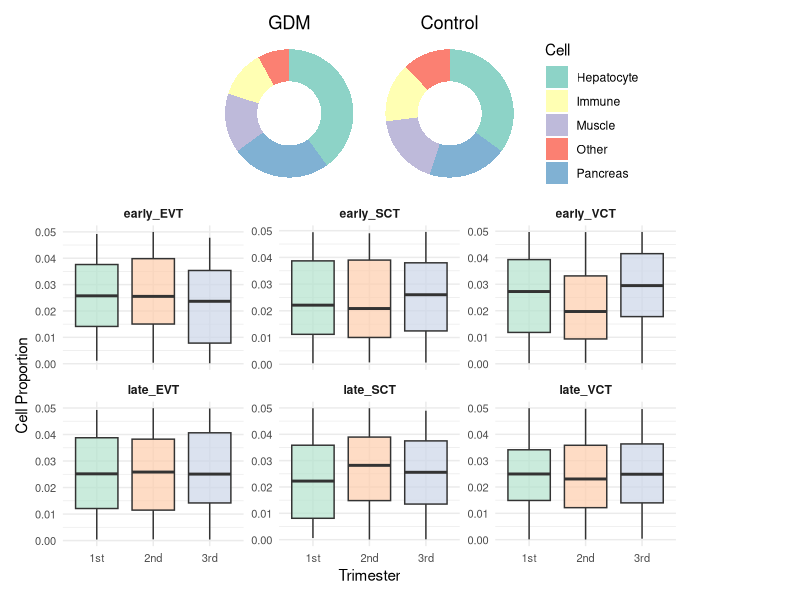
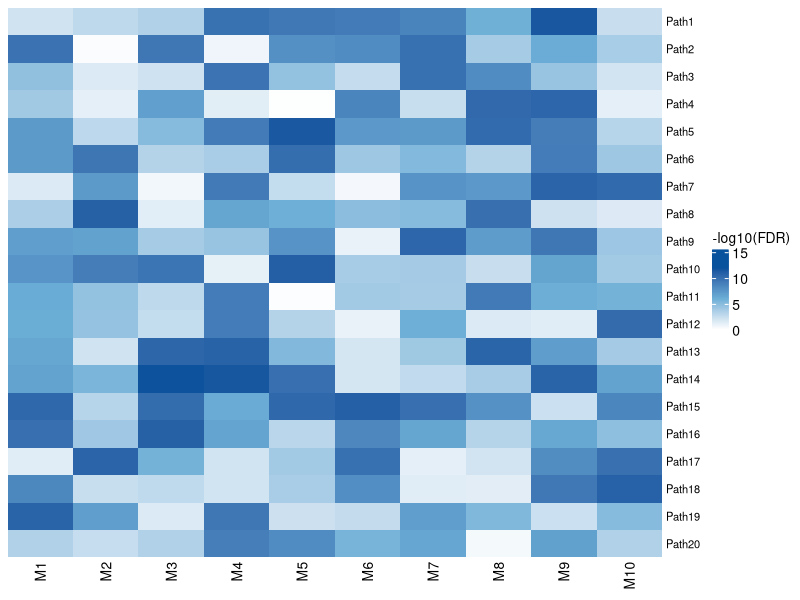
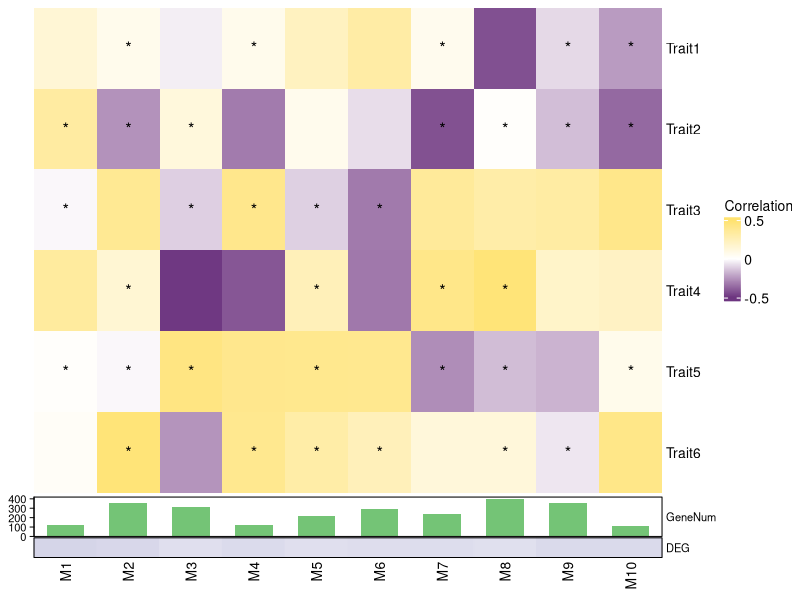

Here is the R script that generated these plots, in order:
# Figure 3: Cell origin + WGCNA (mock data)
library(ggplot2)
library(dplyr)
library(tidyr)
library(patchwork)
library(ComplexHeatmap)
library(circlize)
library(grid)

# -------------------- A-B: Donut plots --------------------
set.seed(1)
cell_types <- c("Hepatocyte", "Pancreas", "Muscle", "Immune", "Other")
prop_gdm <- c(0.40, 0.25, 0.15, 0.12, 0.08)
prop_ctrl <- c(0.35, 0.20, 0.18, 0.15, 0.12)
donut_data <- rbind(
  data.frame(Group = "GDM", Cell = cell_types, Prop = prop_gdm),
  data.frame(Group = "Control", Cell = cell_types, Prop = prop_ctrl)
)
make_donut <- function(dat, grp) {
  d <- dat[dat$Group == grp, ]
  d$fraction <- d$Prop / sum(d$Prop)
  d$ymax <- cumsum(d$fraction)
  d$ymin <- c(0, head(d$ymax, -1))
  d$label_pos <- (d$ymax + d$ymin) / 2
  ggplot(d, aes(fill = Cell, ymax = ymax, ymin = ymin, xmax = 4, xmin = 3)) +
    geom_rect() + coord_polar(theta = "y") + xlim(c(2, 4)) +
    scale_fill_brewer(palette = "Set3") +
    theme_void() + ggtitle(grp) +
    theme(legend.position = "right", plot.title = element_text(hjust = 0.5))
}
p_donut <- make_donut(donut_data, "GDM") + make_donut(donut_data, "Control") +
  plot_layout(guides = "collect")

# -------------------- C-H: Trophoblast boxplots --------------------
set.seed(2)
tropho_cells <- c("early_SCT", "late_SCT", "early_EVT", "late_EVT", "early_VCT", "late_VCT")
samples <- 1:100
tropho_data <- expand.grid(Sample = samples, Trimester = c("1st", "2nd", "3rd"),
                           Cell = tropho_cells, stringsAsFactors = FALSE)
tropho_data$Prop <- runif(nrow(tropho_data), 0, 0.05)
# add group effect for demo
tropho_data$Group <- ifelse(tropho_data$Trimester == "2nd" & tropho_data$Cell == "early_EVT",
                            "GDM", "Control")  # dummy for coloring
tropho_data$Group <- sample(c("GDM", "Control"), nrow(tropho_data), replace = TRUE)

p_box <- ggplot(tropho_data, aes(x = Trimester, y = Prop, fill = Trimester)) +
  geom_boxplot(outlier.shape = NA, alpha = 0.7) +
  facet_wrap(~ Cell, nrow = 2, scales = "free_y") +
  scale_fill_brewer(palette = "Pastel2") +
  theme_minimal() +
  theme(legend.position = "none", strip.text = element_text(face = "bold"),
        axis.text = element_text(size = 8)) +
  labs(x = "Trimester", y = "Cell Proportion")

# -------------------- I: Module pathway enrichment heatmap --------------------
set.seed(3)
modules <- paste0("M", 1:10)
pathways <- paste0("Path", 1:20)
mat_I <- matrix(runif(200, 0, 12), nrow = 20, ncol = 10,
                dimnames = list(pathways, modules))
ht_I <- Heatmap(mat_I, name = "-log10(FDR)", col = colorRamp2(c(0, 6, 12), c("white", "#6BAED6", "#08519C")),
                cluster_rows = FALSE, cluster_columns = FALSE,
                row_names_gp = gpar(fontsize = 8), column_names_gp = gpar(fontsize = 10),
                heatmap_legend_param = list(title_gp = gpar(fontsize = 10)))

# -------------------- J-K: Module gene count + Module-trait correlation --------------------
set.seed(4)
n_mod <- length(modules)
gene_counts <- sample(50:400, n_mod)
deg_p <- runif(n_mod, 0.001, 0.2)
deg_sym <- ifelse(deg_p < 0.001, "***", ifelse(deg_p < 0.01, "**", ifelse(deg_p < 0.05, "*", "")))

traits <- paste0("Trait", 1:6)
mat_K <- matrix(runif(n_mod * length(traits), -0.5, 0.5), nrow = length(traits), ncol = n_mod,
                dimnames = list(traits, modules))
pval_K <- matrix(runif(n_mod * length(traits), 0, 0.1), nrow = length(traits), ncol = n_mod)

# bottom annotation: gene counts + DEG significance
ha_bottom <- HeatmapAnnotation(
  GeneNum = anno_barplot(gene_counts, gp = gpar(fill = "#74C476", col = NA),
                         axis_param = list(gp = gpar(fontsize = 8))),
  DEG = anno_simple(-log10(deg_p), col = colorRamp2(c(0, 1, 2), c("#EFEDF5", "#DADAEB", "#9E9AC8")),
                    pch = deg_sym, pt_size = unit(0.4, "npc"),
                    border = TRUE),
  annotation_name_side = "right",
  annotation_name_gp = gpar(fontsize = 8)
)

ht_JK <- Heatmap(mat_K, name = "Correlation",
                 col = colorRamp2(c(-0.5, 0, 0.5), c("#6D3580", "white", "#FFE26F")),
                 cluster_rows = FALSE, cluster_columns = FALSE,
                 row_names_gp = gpar(fontsize = 10), column_names_gp = gpar(fontsize = 10),
                 bottom_annotation = ha_bottom,
                 cell_fun = function(j, i, x, y, w, h, fill) {
                   if (pval_K[i, j] < 0.05) grid.text("*", x, y, gp = gpar(fontsize = 12))
                 },
                 heatmap_legend_param = list(title_gp = gpar(fontsize = 10)))

# -------------------- Output --------------------
print("Figure 3A-3H (Donuts + Boxplots):")
print(p_donut / p_box + plot_layout(heights = c(1, 2)))

print("Figure 3I (Pathway enrichment):")
draw(ht_I)

print("Figure 3J-3K (Module gene count + trait correlation):")
draw(ht_JK)
